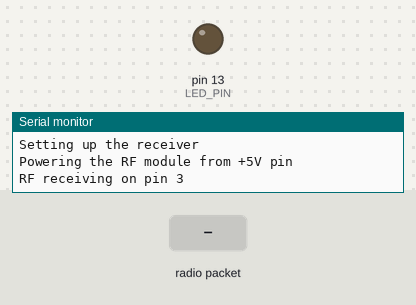
Bench run of a sketch on a simulated Arduino Uno, built with avr-gcc and run on an emulated ATmega328P. Shown: output pins drawn as LEDs (lit = HIGH), the last lines printed to the serial monitor. The test bench sets the inputs (shaded band). No radio packets arrive unless stated.

Above: at 1.2 s.
1.3 s: radio packet "1" arrives
At 1.65 s:
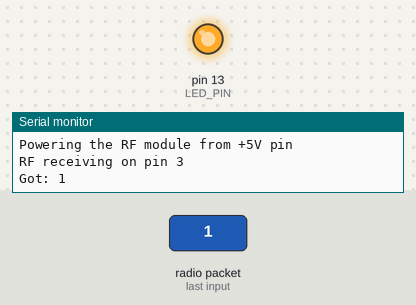
Timing chart, 0 to 4.3 s (numbered marks = the images above; inputs shaded):
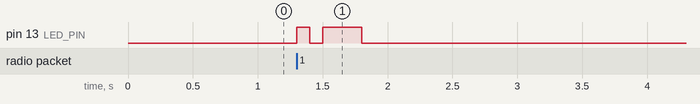

Measured:
- after the input at 1.3 s, pin 13 (LED_PIN): LOW → HIGH at once, → LOW 0.10 s later, → HIGH 0.10 s later, → LOW 0.30 s later

The sketch:

SerialLogReceiver.ino
```cpp
#include <VirtualWire.h>

#define RF_MODULE_DIRECTLY_ON_BREADBOARD
#define RF_RX_PIN 3
#define LED_PIN 13
#define RF_BITRATE 2000

void setup()
{
    Serial.begin(9600);	// Debugging only
    Serial.println("Setting up the receiver");
    pinMode(LED_PIN, OUTPUT);

    // use a dedicated data pin for powering up
    Serial.println("Powering the RF module from +5V pin");
    Serial.print("RF receiving on pin ");
    Serial.println(RF_RX_PIN);

    // Initialise the IO and ISR
    vw_set_rx_pin(RF_RX_PIN);
    vw_setup(RF_BITRATE);

    vw_rx_start(); // Start the receiver PLL running
}

void loop()
{
    uint8_t buf[64];
    uint8_t buflen = sizeof(buf);

    // Non-blocking
    if (vw_get_message(buf, &buflen)) {

      // Message with a good checksum received, dump it.
      Serial.print("Got: ");

      char cbuf[buflen+1];
      cbuf[buflen] = '\0';
      for (int i = 0; i<buflen; i++) {
        cbuf[i] = (char) buf[i];
      }

      Serial.println(cbuf);

      // Flash a light to show received good message
      digitalWrite(LED_PIN, HIGH);
      delay(100);
      digitalWrite(LED_PIN, LOW);
      delay(100);
      digitalWrite(LED_PIN, HIGH);
      delay(300);
      digitalWrite(LED_PIN, LOW);
    }
}
```
